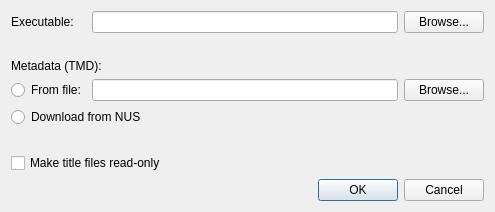
<?xml version="1.0" encoding="UTF-8"?>
<ui version="4.0">
 <class>TitleImportDialog</class>
 <widget class="QDialog" name="TitleImportDialog">
  <property name="geometry">
   <rect>
    <x>0</x>
    <y>0</y>
    <width>495</width>
    <height>202</height>
   </rect>
  </property>
  <property name="sizePolicy">
   <sizepolicy hsizetype="Fixed" vsizetype="Fixed">
    <horstretch>0</horstretch>
    <verstretch>0</verstretch>
   </sizepolicy>
  </property>
  <property name="windowTitle">
   <string>Import title - melonDS</string>
  </property>
  <layout class="QGridLayout" name="gridLayout">
   <item row="3" column="2">
    <widget class="QPushButton" name="btnTmdBrowse">
     <property name="text">
      <string>Browse...</string>
     </property>
    </widget>
   </item>
   <item row="4" column="0" colspan="3">
    <widget class="QRadioButton" name="rbTmdFromNUS">
     <property name="text">
      <string>Download from NUS</string>
     </property>
    </widget>
   </item>
   <item row="2" column="0" colspan="3">
    <widget class="QLabel" name="label_2">
     <property name="text">
      <string>Metadata (TMD):</string>
     </property>
    </widget>
   </item>
   <item row="3" column="0">
    <widget class="QRadioButton" name="rbTmdFromFile">
     <property name="text">
      <string>From file:</string>
     </property>
    </widget>
   </item>
   <item row="0" column="1">
    <widget class="QLineEdit" name="txtAppFile"/>
   </item>
   <item row="7" column="0" colspan="3">
    <widget class="QDialogButtonBox" name="buttonBox">
     <property name="orientation">
      <enum>Qt::Horizontal</enum>
     </property>
     <property name="standardButtons">
      <set>QDialogButtonBox::Cancel|QDialogButtonBox::Ok</set>
     </property>
    </widget>
   </item>
   <item row="1" column="0" colspan="3">
    <widget class="QLabel" name="label_4">
     <property name="text">
      <string/>
     </property>
    </widget>
   </item>
   <item row="0" column="0">
    <widget class="QLabel" name="label">
     <property name="text">
      <string>Executable:</string>
     </property>
    </widget>
   </item>
   <item row="5" column="0" colspan="3">
    <widget class="QLabel" name="label_3">
     <property name="text">
      <string/>
     </property>
    </widget>
   </item>
   <item row="3" column="1">
    <widget class="QLineEdit" name="txtTmdFile"/>
   </item>
   <item row="0" column="2">
    <widget class="QPushButton" name="btnAppBrowse">
     <property name="text">
      <string>Browse...</string>
     </property>
    </widget>
   </item>
   <item row="6" column="0" colspan="3">
    <widget class="QCheckBox" name="cbReadOnly">
     <property name="whatsThis">
      <string>&lt;html&gt;&lt;head/&gt;&lt;body&gt;&lt;p&gt;Makes the title executable and TMD read-only. Prevents DSi system utilities from deleting them.&lt;/p&gt;&lt;/body&gt;&lt;/html&gt;</string>
     </property>
     <property name="text">
      <string>Make title files read-only</string>
     </property>
    </widget>
   </item>
  </layout>
 </widget>
 <resources/>
 <connections>
  <connection>
   <sender>buttonBox</sender>
   <signal>accepted()</signal>
   <receiver>TitleImportDialog</receiver>
   <slot>accept()</slot>
   <hints>
    <hint type="sourcelabel">
     <x>248</x>
     <y>254</y>
    </hint>
    <hint type="destinationlabel">
     <x>157</x>
     <y>274</y>
    </hint>
   </hints>
  </connection>
  <connection>
   <sender>buttonBox</sender>
   <signal>rejected()</signal>
   <receiver>TitleImportDialog</receiver>
   <slot>reject()</slot>
   <hints>
    <hint type="sourcelabel">
     <x>316</x>
     <y>260</y>
    </hint>
    <hint type="destinationlabel">
     <x>286</x>
     <y>274</y>
    </hint>
   </hints>
  </connection>
 </connections>
</ui>
